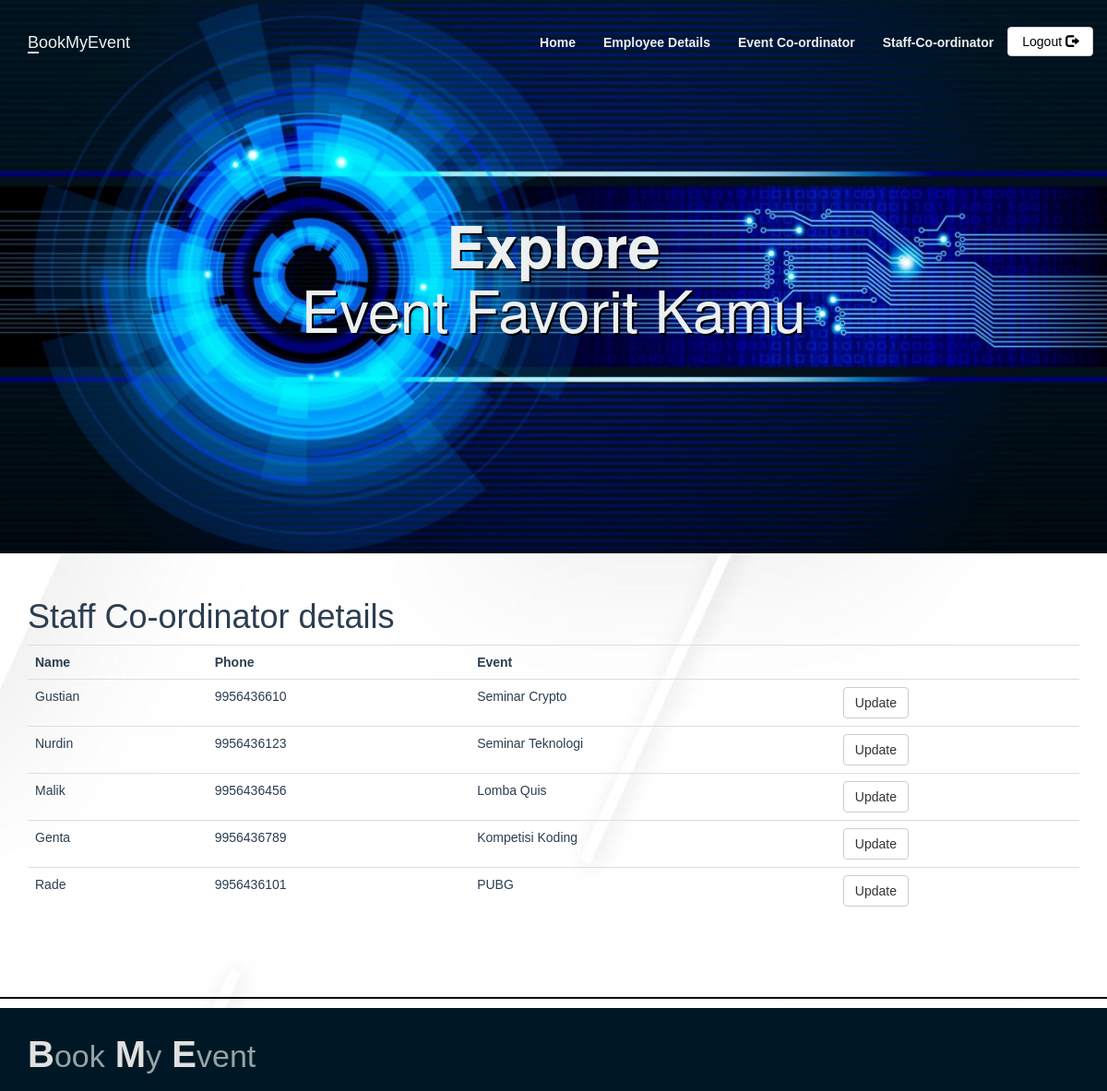
The page /Staff_cordinator.php on the database its author committed.
### tables this page shows
CREATE TABLE `staff_coordinator` (
  `stid` int(11) NOT NULL,
  `name` varchar(100) NOT NULL,
  `phone` varchar(10) DEFAULT NULL,
  `event_id` int(11) DEFAULT NULL
);

CREATE TABLE `events` (
  `event_id` int(11) NOT NULL,
  `event_title` varchar(50) NOT NULL,
  `event_price` int(11) DEFAULT NULL,
  `participents` int(100) DEFAULT 0,
  `img_link` text DEFAULT NULL,
  `type_id` int(11) DEFAULT NULL
);

### Staff_cordinator.php (the view, shortened to what this page needs)
<?php
include_once 'classes/db1.php';
$result = mysqli_query($conn,"SELECT * FROM staff_coordinator s ,events e where e.event_id= s.event_id");
?>
<!DOCTYPE html>
<html>
<head>
        <?php require 'utils/styles.php'; ?>
    </head>
<body><?php include 'utils/adminHeader.php'?>
<div class = "content">
<div class = "container">
<h1>Staff Co-ordinator details</h1>
<?php
if (mysqli_num_rows($result) > 0) {
?>
 <table class="table table-hover" >
  <tr>
    <th>Name</th>
    <th>Phone</th>
    <th>Event</th>
    <th></th>
  </tr>
<?php
while($row = mysqli_fetch_array($result)) {
?>
<tr>
    <td><?php echo $row["name"]; ?></td>
    <td><?php echo $row["phone"]; ?></td>
    <td><?php echo $row["event_title"]; ?></td>
    <td> <?php echo '<a  href="updateStaff.php?id='.$row['event_id'].'" class = "btn btn-default"> Update</a>'?></td>
</tr>
<?php
}
?>
</table>
 <?php
}
else{
    echo "No result found";
}
?>
</div>
</div>
 </body>
 <?php include 'utils/footer.php';?>
</html>

### css/style.css (style rules this page uses)
body { overflow-x: hidden; background-color: #ffffff; background-image: url('../images/4857390.jpg'); }
.content { font-family: Arial, Helvetica, sans-serif; color: #2C3E50; }

### rows shown on the page
staff_coordinator: name "Gustian", phone "9956436610", event.event_title "Seminar Crypto"
staff_coordinator: name "Nurdin", phone "9956436123", event.event_title "Seminar Teknologi"
staff_coordinator: name "Malik", phone "9956436456", event.event_title "Lomba Quis"
staff_coordinator: name "Genta", phone "9956436789", event.event_title "Kompetisi Koding"
staff_coordinator: name "Rade", phone "9956436101", event.event_title "PUBG"
